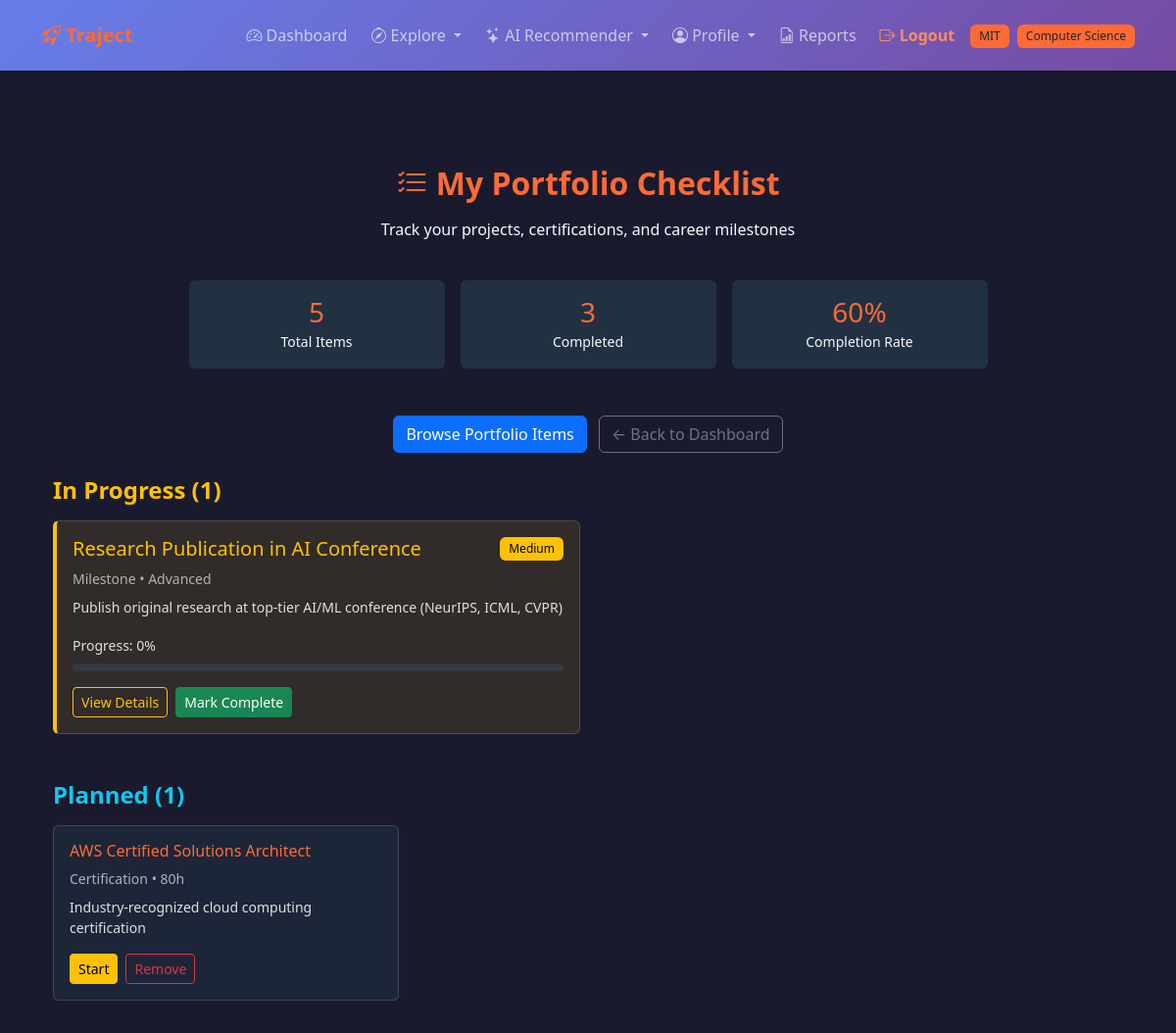
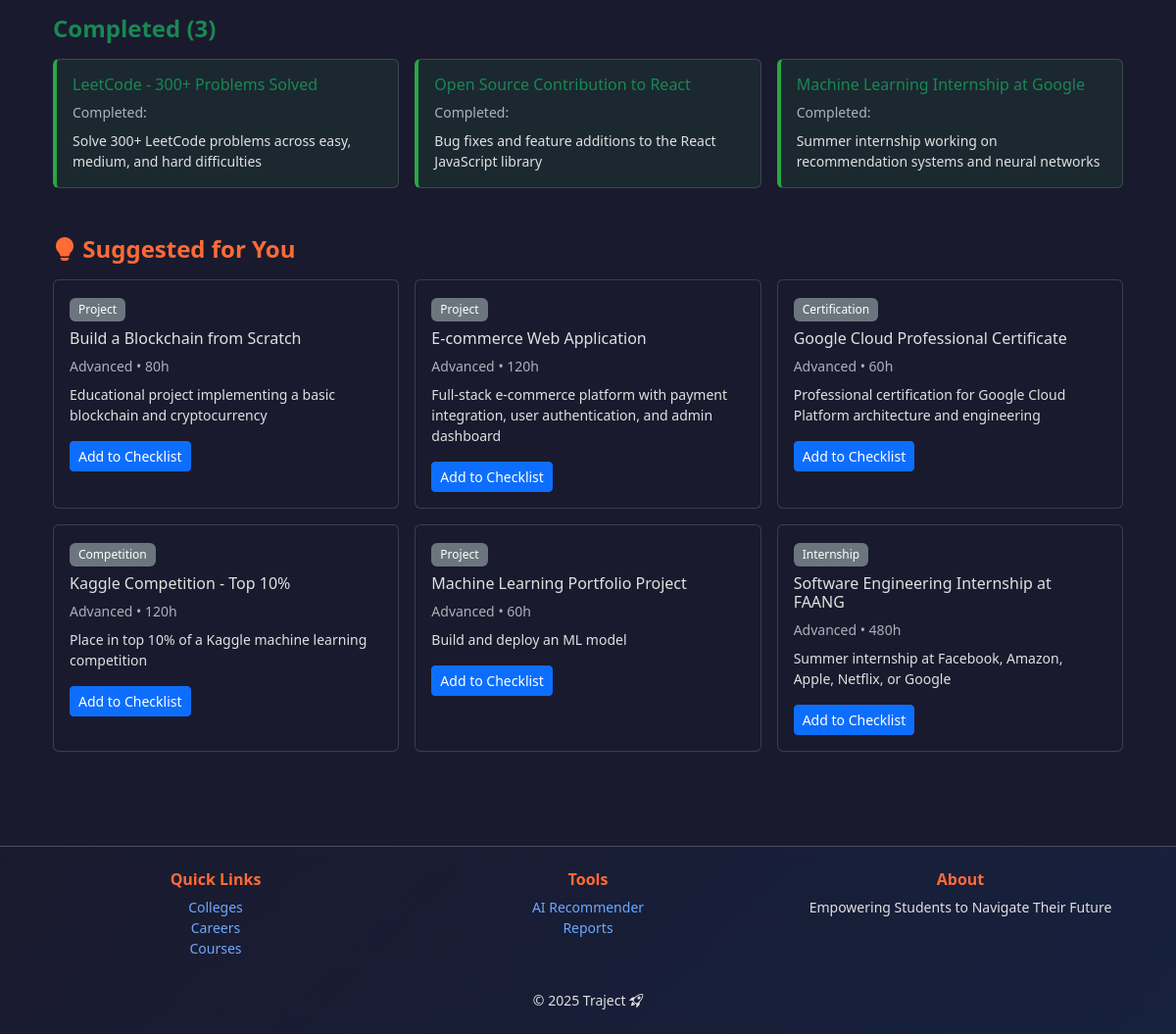
Page /accounts/portfolio/checklist/ (signed in) on the committed database (2 pictures, top to bottom).
### accounts/models.py (models this page shows, shortened)
class UserProfile(models.Model):
    ACADEMIC_YEARS = [
        ('FR', 'Freshman'),
        ('SO', 'Sophomore'),
        ('JR', 'Junior'),
        ('SR', 'Senior'),
        ('GR', 'Graduate'),
    ]
    user = models.OneToOneField(
        User, on_delete=models.CASCADE, related_name='profile'
    )
    college = models.ForeignKey(
        "colleges.College",
        on_delete=models.SET_NULL,
        null=True, blank=True,
        related_name='students'
    )
    major = models.ForeignKey(
        "colleges.Major",
        on_delete=models.SET_NULL,
        null=True, blank=True,
        related_name='major_students'
    )
    minors = models.ManyToManyField(
        "colleges.Major",
        blank=True,
        related_name='minor_students',
        help_text="Optional secondary areas of study."
    )
    gpa = models.DecimalField(
        max_digits=4,
        decimal_places=2,
        validators=[MinValueValidator(0.0), MaxValueValidator(4.0)],
        null=True, blank=True,
        help_text="GPA on a 4.0 scale."
    )
    academic_year = models.CharField(
        max_length=2,
        choices=ACADEMIC_YEARS,
        default='FR'
    )
    personal_interests = models.TextField(blank=True)
    career_goals = models.TextField(blank=True)
    clubs_interest = models.TextField(blank=True)
    clubs_user_is_a_part_of = models.TextField(blank=True)
    skills = models.TextField(blank=True)
    work_experience = models.TextField(blank=True)
    preferred_industries = models.TextField(blank=True)
    preferred_locations = models.TextField(blank=True)
    preferred_positions = models.TextField(blank=True)
    preferred_company = models.TextField(blank=True)
    created_at = models.DateTimeField(auto_now_add=True)
    class Meta:
        ordering = ['user__username']
        verbose_name = "User Profile"
        verbose_name_plural = "User Profiles"

class UserChecklist(models.Model):
    STATUS_CHOICES = [
        ('PLANNED', 'Planned'),
        ('IN_PROGRESS', 'In Progress'),
        ('COMPLETED', 'Completed'),
        ('ABANDONED', 'Abandoned'),
    ]
    user_profile = models.ForeignKey(
        UserProfile,
        on_delete=models.CASCADE,
        related_name='checklist_items'
    )
    portfolio_item = models.ForeignKey(
        PortfolioItem,
        on_delete=models.CASCADE,
        related_name='user_checklists'
    )
    status = models.CharField(
        max_length=20,
        choices=STATUS_CHOICES,
        default='PLANNED'
    )
    notes = models.TextField(blank=True)
    progress_percentage = models.PositiveIntegerField(
        default=0,
        help_text="Percentage complete (0-100)"
    )
    added_at = models.DateTimeField(auto_now_add=True)
    started_at = models.DateTimeField(null=True, blank=True)
    completed_at = models.DateTimeField(null=True, blank=True)
    priority = models.CharField(
        max_length=10,
        choices=[
            ('LOW', 'Low'),
            ('MEDIUM', 'Medium'),
            ('HIGH', 'High'),
        ],
        default='MEDIUM'
    )
    class Meta:
        ordering = ['-priority', '-added_at']
        unique_together = ('user_profile', 'portfolio_item')
        verbose_name = "User Checklist Item"
        verbose_name_plural = "User Checklist Items"

class PortfolioItem(models.Model):
    ITEM_TYPES = [
        ('PROJECT', 'Project'),
        ('CERT', 'Certification'),
        ('MILESTONE', 'Milestone'),
        ('INTERNSHIP', 'Internship'),
        ('COMPETITION', 'Competition'),
    ]
    title = models.CharField(max_length=200)
    item_type = models.CharField(max_length=20, choices=ITEM_TYPES, default='PROJECT')
    description = models.TextField(blank=True)
    related_careers = models.ManyToManyField(
        'careers.Career',
        blank=True,
        related_name='portfolio_items'
    )
    skills_gained = models.TextField(
        blank=True,
        help_text="Comma-separated list of skills"
    )
    estimated_hours = models.PositiveIntegerField(
        null=True, blank=True,
        help_text="Estimated hours to complete"
    )
    difficulty_level = models.CharField(
        max_length=20,
        choices=[
            ('BEGINNER', 'Beginner'),
            ('INTERMEDIATE', 'Intermediate'),
            ('ADVANCED', 'Advanced'),
        ],
        default='BEGINNER'
    )
    resource_url = models.URLField(blank=True, null=True)
    created_at = models.DateTimeField(auto_now_add=True)
    class Meta:
        ordering = ['difficulty_level', 'title']
        verbose_name = "Portfolio Item"
        verbose_name_plural = "Portfolio Items"

### colleges/models.py (models this page shows, shortened)
class College(models.Model):
    college_name = models.CharField(max_length=300)  # Full college name
    city = models.CharField(max_length=100)
    state = models.CharField(max_length=100)
    abbreviation = models.CharField(max_length=50, unique=True)  # e.g. UIUC
    logo_url = models.URLField(blank=True, null=True)
    class Meta:
        ordering = ["college_name"]

class Major(models.Model):
    college = models.ForeignKey(
        College, on_delete=models.CASCADE, related_name="majors"
    )
    name = models.CharField(max_length=120)
    code = models.CharField(max_length=20, blank=True)  # e.g., CS, ECE, etc.
    class Meta:
        unique_together = ("college", "name")  # Prevent duplicates within same college
        ordering = ["college__abbreviation", "name"]

### accounts/portfolio_views.py (the view)
# urls.py: path("portfolio/checklist/", portfolio_views.portfolio_checklist_view, name="portfolio_checklist"),
@login_required
def portfolio_checklist_view(request):
    profile = request.user.profile
    checklist_items = UserChecklist.objects.filter(
        user_profile=profile
    ).select_related('portfolio_item').order_by('-priority', '-added_at')
    planned = checklist_items.filter(status='PLANNED')
    in_progress = checklist_items.filter(status='IN_PROGRESS')
    completed = checklist_items.filter(status='COMPLETED')
    total_items = checklist_items.count()
    completed_count = completed.count()
    completion_rate = int((completed_count / total_items * 100)) if total_items > 0 else 0
    suggested_items = PortfolioItem.objects.exclude(
        user_checklists__user_profile=profile
    ).order_by('difficulty_level', 'title')[:6]
    context = {
        'planned': planned,
        'in_progress': in_progress,
        'completed': completed,
        'total_items': total_items,
        'completed_count': completed_count,
        'completion_rate': completion_rate,
        'suggested_items': suggested_items,
    }
    return render(request, 'accounts/portfolio_checklist.html', context)

### templates/accounts/portfolio_checklist.html (shortened to what this page needs)
{% extends "accounts/base.html" %}
{% load static %}
{% block content %}
<div class="container mt-5">
 <div class="text-center mb-5">
 <h2 class="fw-bold text-accent mb-3"><i class="bi bi-list-check"></i> My Portfolio Checklist</h2>
 <p class="text-light">Track your projects, certifications, and career milestones</p>
 <div class="row g-3 mt-4 justify-content-center">
 <div class="col-md-3">
 <div class="card text-center" style="background: rgba(102, 252, 241, 0.1); border: 1px solid var(--tj-accent);">
 <div class="card-body">
 <h3 class="text-accent mb-0">{{ total_items }}</h3>
 <small class="text-light">Total Items</small>
 </div>
 </div>
 </div>
 <div class="col-md-3">
 <div class="card text-center" style="background: rgba(102, 252, 241, 0.1); border: 1px solid var(--tj-accent);">
 <div class="card-body">
 <h3 class="text-accent mb-0">{{ completed_count }}</h3>
 <small class="text-light">Completed</small>
 </div>
 </div>
 </div>
 <div class="col-md-3">
 <div class="card text-center" style="background: rgba(102, 252, 241, 0.1); border: 1px solid var(--tj-accent);">
 <div class="card-body">
 <h3 class="text-accent mb-0">{{ completion_rate }}%</h3>
 <small class="text-light">Completion Rate</small>
 </div>
 </div>
 </div>
 </div>
 </div>
 <div class="text-center mb-4">
 <a href="{% url 'accounts:browse_portfolio' %}" class="btn btn-primary me-2">
 Browse Portfolio Items
 </a>
 <a href="{% url 'accounts:dashboard' %}" class="btn btn-outline-secondary">
 ← Back to Dashboard
 </a>
 </div>
 <div class="mb-5">
 <h4 class="text-warning fw-bold mb-3"> In Progress ({{ in_progress.count }})</h4>
 {% if in_progress %}
 <div class="row g-3">
 {% for item in in_progress %}
 <div class="col-md-6">
 <div class="card h-100" style="background: rgba(255, 193, 7, 0.1); border-left: 4px solid #ffc107;">
 <div class="card-body">
 <div class="d-flex justify-content-between align-items-start mb-2">
 <h5 class="card-title text-warning mb-0">
 {{ item.portfolio_item.title }}
 </h5>
 <span class="badge bg-{{ item.priority|lower }}">{{ item.get_priority_display }}</span>
 </div>
 <p class="small text-muted mb-2">
 {{ item.portfolio_item.get_item_type_display }} •
 {{ item.portfolio_item.get_difficulty_level_display }}
 </p>
 <p class="small mb-3">{{ item.portfolio_item.description|truncatewords:20 }}</p>
 <div class="mb-3">
 <label class="form-label small">Progress: {{ item.progress_percentage }}%</label>
 <div class="progress" style="height: 8px;">
 </div>
 </div>
 <div class="d-flex gap-2">
 <a href="{% url 'accounts:portfolio_item_detail' item.portfolio_item.id %}"
 class="btn btn-sm btn-outline-warning">
 View Details
 </a>
 <form method="POST" action="{% url 'accounts:update_checklist_status' item.id %}" class="d-inline">
 <button type="submit" class="btn btn-sm btn-success"> Mark Complete</button>
 </form>
 </div>
 </div>
 </div>
 </div>
 {% endfor %}
 </div>
 {% else %}
 <div class="alert alert-info">
 No items in progress. Move items from Planned to start working on them!
 </div>
 {% endif %}
 </div>
 <div class="mb-5">
 <h4 class="text-info fw-bold mb-3"> Planned ({{ planned.count }})</h4>
 {% if planned %}
 <div class="row g-3">
 {% for item in planned %}
 <div class="col-md-4">
 <div class="card h-100" style="background: rgba(102, 252, 241, 0.05);">
 <div class="card-body">
 <h6 class="card-title text-accent">{{ item.portfolio_item.title }}</h6>
 <p class="small text-muted mb-2">
 {{ item.portfolio_item.get_item_type_display }} •
 {{ item.portfolio_item.estimated_hours }}h
 </p>
 <p class="small mb-3">{{ item.portfolio_item.description|truncatewords:15 }}</p>
 <div class="d-flex gap-2">
 <form method="POST" action="{% url 'accounts:update_checklist_status' item.id %}" class="d-inline">
 <button type="submit" class="btn btn-sm btn-warning">Start</button>
 </form>
 <a href="{% url 'accounts:remove_from_checklist' item.id %}"
 class="btn btn-sm btn-outline-danger"
 onclick="return confirm('Remove this item?')">
 Remove
 </a>
 </div>
 </div>
 </div>
 </div>
 {% endfor %}
 </div>
 {% else %}
 <div class="alert alert-info">
 No planned items. Browse the portfolio library to add items!
 </div>
 {% endif %}
 </div>
 <div class="mb-5">
 <h4 class="text-success fw-bold mb-3"> Completed ({{ completed.count }})</h4>
 {% if completed %}
 <div class="row g-3">
 {% for item in completed %}
 <div class="col-md-4">
 <div class="card h-100" style="background: rgba(40, 167, 69, 0.1); border-left: 4px solid #28a745;">
 <div class="card-body">
 <h6 class="card-title text-success"> {{ item.portfolio_item.title }}</h6>
 <p class="small text-muted mb-2">
 Completed: {{ item.completed_at|date:"M d, Y" }}
 </p>
 <p class="small mb-0">{{ item.portfolio_item.description|truncatewords:15 }}</p>
 </div>
 </div>
 </div>
 {% endfor %}
 </div>
 {% else %}
 <div class="alert alert-info">
 No completed items yet. Keep working on your goals!
 </div>
 {% endif %}
 </div>
 <div class="mb-5">
 <h4 class="text-accent fw-bold mb-3"><i class="bi bi-lightbulb-fill"></i> Suggested for You</h4>
 {% if suggested_items %}
 <div class="row g-3">
 {% for item in suggested_items %}
 <div class="col-md-4">
 <div class="card h-100">
 <div class="card-body">
 <span class="badge bg-secondary mb-2">{{ item.get_item_type_display }}</span>
 <h6 class="card-title">{{ item.title }}</h6>
 <p class="small text-muted mb-2">
 {{ item.get_difficulty_level_display }} • {{ item.estimated_hours }}h
 </p>
 <p class="small mb-3">{{ item.description|truncatewords:15 }}</p>
 <a href="{% url 'accounts:add_to_checklist' item.id %}" class="btn btn-sm btn-primary">
 Add to Checklist
 </a>
 </div>
 </div>
 </div>
 {% endfor %}
 </div>
 {% else %}
 <p class="text-muted">All items have been added to your checklist!</p>
 {% endif %}
 </div>
</div>
{% endblock %}

### templates/accounts/base.html (shortened to what this page needs)
{% load static %}
<!DOCTYPE html>
<html lang="en" data-bs-theme="dark">
 <head>
 <link
 href="https://cdn.jsdelivr.net/npm/bootstrap@5.3.3/dist/css/bootstrap.min.css"
 rel="stylesheet"
 >
 <link
 rel="stylesheet"
 href="https://cdn.jsdelivr.net/npm/bootstrap-icons@1.11.3/font/bootstrap-icons.min.css"
 >
 <link rel="stylesheet" href="{% static 'css/traject.css' %}">
 </head>
 <body class="traject-bg d-flex flex-column min-vh-100">
 <nav class="navbar navbar-expand-lg traject-navbar py-3">
 <div class="container">
 <a class="navbar-brand fw-bold text-accent" href="/">
 <i class="bi bi-rocket-takeoff"></i> Traject
 </a>
 <div class="collapse navbar-collapse" id="navbarNav">
 <ul class="navbar-nav ms-auto align-items-center gap-2">
 {% if user.is_authenticated %}
 <li class="nav-item">
 <a class="nav-link" href="{% url 'accounts:dashboard' %}">
 <i class="bi bi-speedometer2"></i> Dashboard
 </a>
 </li>
 <li class="nav-item dropdown">
 <a class="nav-link dropdown-toggle" href="#" role="button" data-bs-toggle="dropdown">
 <i class="bi bi-compass"></i> Explore
 </a>
 </li>
 <li class="nav-item dropdown">
 <a class="nav-link dropdown-toggle" href="#" role="button" data-bs-toggle="dropdown">
 <i class="bi bi-stars"></i> AI Recommender
 </a>
 </li>
 <li class="nav-item dropdown">
 <a class="nav-link dropdown-toggle" href="#" role="button" data-bs-toggle="dropdown">
 <i class="bi bi-person-circle"></i> Profile
 </a>
 </li>
 <li class="nav-item">
 <a class="nav-link" href="{% url 'accounts:reports' %}">
 <i class="bi bi-file-earmark-bar-graph"></i> Reports
 </a>
 </li>
 <li class="nav-item">
 <a class="nav-link fw-semibold text-accent-dark" href="{% url 'accounts:logout' %}">
 <i class="bi bi-box-arrow-right"></i> Logout
 </a>
 </li>
 {% if user.profile.college %}
 <li class="nav-item">
 <span class="badge bg-accent text-dark" data-bs-toggle="tooltip" title="Your College">
 {{ user.profile.college.abbreviation }}
 </span>
 </li>
 {% endif %}
 {% if user.profile.major %}
 <li class="nav-item">
 <span class="badge bg-accent text-dark" data-bs-toggle="tooltip" title="Your Major">
 {{ user.profile.major.name }}
 </span>
 </li>
 {% endif %}
 {% else %}
 <li class="nav-item"><a class="nav-link" href="{% url 'accounts:login' %}">Login</a></li>
 <li class="nav-item">
 <a class="btn btn-accent btn-sm" href="{% url 'accounts:signup' %}">Sign Up</a>
 </li>
 {% endif %}
 </ul>
 </div>
 </div>
 </nav>
 <main class="flex-grow-1 py-5">
 <div class="container">
 {% block content %}{% endblock %}
 </div>
 </main>
 <footer class="footer text-center py-4 border-top">
 <div class="container">
 <div class="row mb-3">
 <div class="col-md-4 mb-3 mb-md-0">
 <h6 class="text-accent fw-bold">Quick Links</h6>
 <ul class="list-unstyled small">
 <li><a href="{% url 'colleges:list' %}" class="text-decoration-none">Colleges</a></li>
 <li><a href="{% url 'careers:list' %}" class="text-decoration-none">Careers</a></li>
 <li><a href="{% url 'catalog:courses' %}" class="text-decoration-none">Courses</a></li>
 </ul>
 </div>
 <div class="col-md-4 mb-3 mb-md-0">
 <h6 class="text-accent fw-bold">Tools</h6>
 <ul class="list-unstyled small">
 {% if user.is_authenticated %}
 <li><a href="{% url 'recommender:dashboard' %}" class="text-decoration-none">AI Recommender</a></li>
 <li><a href="{% url 'accounts:reports' %}" class="text-decoration-none">Reports</a></li>
 {% else %}
 <li><a href="{% url 'accounts:login' %}" class="text-decoration-none">Login</a></li>
 <li><a href="{% url 'accounts:signup' %}" class="text-decoration-none">Sign Up</a></li>
 {% endif %}
 </ul>
 </div>
 <div class="col-md-4">
 <h6 class="text-accent fw-bold">About</h6>
 <p class="small mb-0">Empowering Students to Navigate Their Future</p>
 </div>
 </div>
 <p class="mb-0 small">&copy; {% now "Y" %} Traject <i class="bi bi-rocket-takeoff"></i></p>
 </div>
 </footer>
 </body>
</html>

### rows in the picture
UserChecklist: portfolio_item "Research Publication in AI Conference", priority "Medium", portfolio_item.item_type "Milestone", portfolio_item.difficulty_level "Advanced", portfolio_item.description "Publish original research at top-tier AI/ML conference (NeurIPS, ICML, CVPR)", progress_percentage "0"
UserChecklist: portfolio_item "AWS Certified Solutions Architect", portfolio_item.item_type "Certification", portfolio_item.estimated_hours "80", portfolio_item.description "Industry-recognized cloud computing certification"
UserChecklist: portfolio_item "LeetCode - 300+ Problems Solved", portfolio_item.description "Solve 300+ LeetCode problems across easy, medium, and hard difficulties"
UserChecklist: portfolio_item "Open Source Contribution to React", portfolio_item.description "Bug fixes and feature additions to the React JavaScript library"
UserChecklist: portfolio_item "Machine Learning Internship at Google", portfolio_item.description "Summer internship working on recommendation systems and neural networks"
PortfolioItem: item_type "Project", title "Build a Blockchain from Scratch", difficulty_level "Advanced", estimated_hours "80", description "Educational project implementing a basic blockchain and cryptocurrency"
PortfolioItem: item_type "Project", title "E-commerce Web Application", difficulty_level "Advanced", estimated_hours "120", description "Full-stack e-commerce platform with payment integration, user authentication, and admin dashboard"
PortfolioItem: item_type "Certification", title "Google Cloud Professional Certificate", difficulty_level "Advanced", estimated_hours "60", description "Professional certification for Google Cloud Platform architecture and engineering"
PortfolioItem: item_type "Competition", title "Kaggle Competition - Top 10%", difficulty_level "Advanced", estimated_hours "120", description "Place in top 10% of a Kaggle machine learning competition"
PortfolioItem: item_type "Project", title "Machine Learning Portfolio Project", difficulty_level "Advanced", estimated_hours "60", description "Build and deploy an ML model"
PortfolioItem: item_type "Internship", title "Software Engineering Internship at FAANG", difficulty_level "Advanced", estimated_hours "480", description "Summer internship at Facebook, Amazon, Apple, Netflix, or Google"

### other values in the picture
{{ user.profile.college.abbreviation }} "MIT"
{{ user.profile.major.name }} "Computer Science"
{{ total_items }} "5"
{{ completed_count }} "3"
{{ completion_rate }} "60"
{{ in_progress.count }} "1"
{{ planned.count }} "1"
{{ completed.count }} "3"
